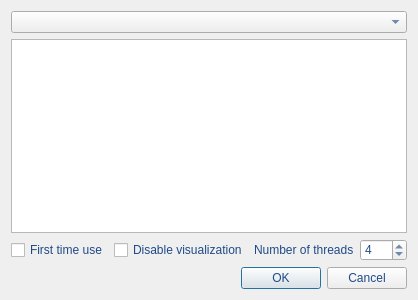
<?xml version="1.0" encoding="UTF-8"?>
<ui version="4.0">
 <class>PhysicsListDialog</class>
 <widget class="QDialog" name="PhysicsListDialog">
  <property name="geometry">
   <rect>
    <x>0</x>
    <y>0</y>
    <width>400</width>
    <height>300</height>
   </rect>
  </property>
  <property name="windowTitle">
   <string>Select physics list &amp; number of threads</string>
  </property>
  <property name="styleSheet">
   <string notr="true">color: rgb(32, 74, 135);
font: 8pt &quot;Ubuntu Condensed&quot;;
</string>
  </property>
  <property name="modal">
   <bool>true</bool>
  </property>
  <layout class="QVBoxLayout" name="verticalLayout">
   <item>
    <widget class="QComboBox" name="physicsLists">
     <property name="editable">
      <bool>false</bool>
     </property>
    </widget>
   </item>
   <item>
    <widget class="QTextEdit" name="physicsListHint">
     <property name="enabled">
      <bool>true</bool>
     </property>
     <property name="readOnly">
      <bool>true</bool>
     </property>
    </widget>
   </item>
   <item>
    <layout class="QHBoxLayout" name="horizontalLayout">
     <item>
      <widget class="QCheckBox" name="firstTimeUse">
       <property name="text">
        <string>First time use</string>
       </property>
      </widget>
     </item>
     <item>
      <widget class="QCheckBox" name="disable_vis">
       <property name="text">
        <string>Disable visualization</string>
       </property>
      </widget>
     </item>
     <item>
      <widget class="QLabel" name="label">
       <property name="text">
        <string>Number of threads</string>
       </property>
      </widget>
     </item>
     <item>
      <widget class="QSpinBox" name="nThreads">
       <property name="minimum">
        <number>1</number>
       </property>
       <property name="maximum">
        <number>500</number>
       </property>
       <property name="value">
        <number>4</number>
       </property>
      </widget>
     </item>
    </layout>
   </item>
   <item>
    <widget class="QDialogButtonBox" name="buttonBox">
     <property name="orientation">
      <enum>Qt::Horizontal</enum>
     </property>
     <property name="standardButtons">
      <set>QDialogButtonBox::Cancel|QDialogButtonBox::Ok</set>
     </property>
    </widget>
   </item>
  </layout>
 </widget>
 <resources/>
 <connections>
  <connection>
   <sender>buttonBox</sender>
   <signal>accepted()</signal>
   <receiver>PhysicsListDialog</receiver>
   <slot>accept()</slot>
   <hints>
    <hint type="sourcelabel">
     <x>248</x>
     <y>254</y>
    </hint>
    <hint type="destinationlabel">
     <x>157</x>
     <y>274</y>
    </hint>
   </hints>
  </connection>
  <connection>
   <sender>buttonBox</sender>
   <signal>rejected()</signal>
   <receiver>PhysicsListDialog</receiver>
   <slot>reject()</slot>
   <hints>
    <hint type="sourcelabel">
     <x>316</x>
     <y>260</y>
    </hint>
    <hint type="destinationlabel">
     <x>286</x>
     <y>274</y>
    </hint>
   </hints>
  </connection>
 </connections>
</ui>
